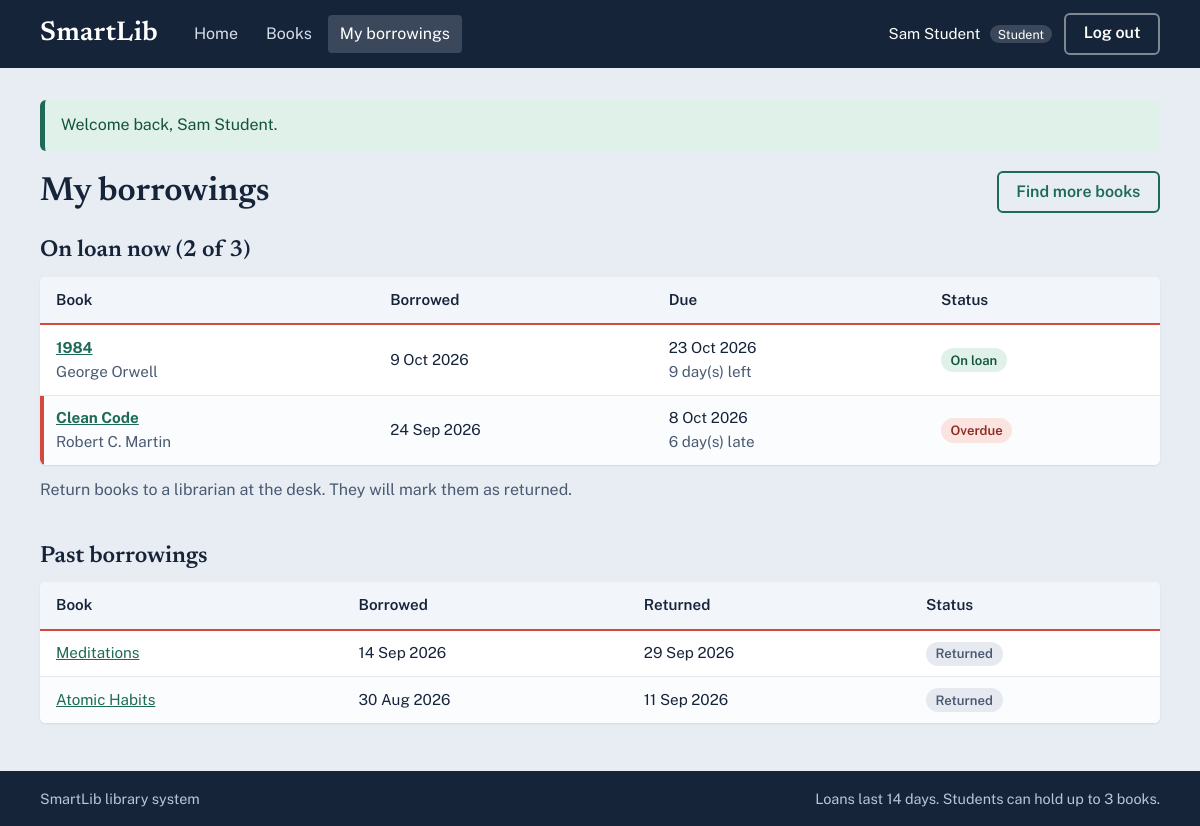
Page /my-borrowings.php (signed in) on the committed database.
### tables this page shows
CREATE TABLE borrowings (
  id          INT AUTO_INCREMENT PRIMARY KEY,
   
  user_id     INT NOT NULL,
   
  book_id     INT NOT NULL,
   
  borrow_date DATE NOT NULL,
   
  due_date    DATE NOT NULL,
   
  return_date DATE NULL,
   
  status      ENUM('borrowed','returned') NOT NULL DEFAULT 'borrowed',
   
  CONSTRAINT fk_borrow_user FOREIGN KEY (user_id) REFERENCES users(id),
  CONSTRAINT fk_borrow_book FOREIGN KEY (book_id) REFERENCES books(id)
);

CREATE TABLE books (
  id               INT AUTO_INCREMENT PRIMARY KEY,
  title            VARCHAR(200) NOT NULL,
   
  author_id        INT NOT NULL,
   
  category_id      INT NOT NULL,
   
  year_published   SMALLINT NULL,
   
  description      TEXT NULL,
   
  total_copies     INT NOT NULL DEFAULT 1,
   
  available_copies INT NOT NULL DEFAULT 1,
  created_at       TIMESTAMP NOT NULL DEFAULT CURRENT_TIMESTAMP,
   
  CONSTRAINT fk_books_author   FOREIGN KEY (author_id)   REFERENCES authors(id),
   
  CONSTRAINT fk_books_category FOREIGN KEY (category_id) REFERENCES categories(id),
   
  CONSTRAINT chk_copies CHECK (available_copies >= 0 AND available_copies <= total_copies)
);

CREATE TABLE authors (
  id   INT AUTO_INCREMENT PRIMARY KEY,
  name VARCHAR(100) NOT NULL UNIQUE
);

### includes/init.php (called while the page is built, shortened)
<?php
function e($value): string
{
    return htmlspecialchars((string) $value, ENT_QUOTES, 'UTF-8');
}
function url(string $path = ''): string
{
    return BASE_URL . '/' . ltrim($path, '/');
}
function fmt_date(?string $date): string
{
    return $date ? date('j M Y', strtotime($date)) : '-';
}
require_once __DIR__ . '/components.php';

### my-borrowings.php (the view, shortened to what this page needs)
<?php
require __DIR__ . '/includes/init.php';
$stmt = $pdo->prepare("SELECT br.*, b.title, b.id AS book_id, a.name AS author_name,
                              (br.status = 'borrowed' AND br.due_date < CURDATE()) AS is_overdue,
                              DATEDIFF(br.due_date, CURDATE()) AS days_left
                       FROM borrowings br
                       JOIN books b ON b.id = br.book_id
                       JOIN authors a ON a.id = b.author_id
                       WHERE br.user_id = ?
                       ORDER BY br.status = 'borrowed' DESC, br.borrow_date DESC, br.id DESC");
$stmt->execute([$_SESSION['user_id']]);
$rows = $stmt->fetchAll();
$current = array_filter($rows, fn($r) => $r['status'] === 'borrowed');
$history = array_filter($rows, fn($r) => $r['status'] === 'returned');
require __DIR__ . '/includes/header.php';
?>
<div class="page-head">
    <h1>My borrowings</h1>
    <a class="btn btn-outline" href="<?= e(url('books.php')) ?>">Find more books</a>
</div>
<h2>On loan now (<?= count($current) ?> of <?= MAX_ACTIVE_LOANS ?>)</h2>
<?php if (!$current): ?>
    <div class="empty"><p>You have no books on loan.</p><a href="<?= e(url('books.php')) ?>">Browse the catalogue</a></div>
<?php else: ?>
    <div class="table-wrap">
    <table class="table">
        <thead><tr><th>Book</th><th>Borrowed</th><th>Due</th><th>Status</th></tr></thead>
        <tbody>
        <?php foreach ($current as $r): ?>
            <tr class="<?= $r['is_overdue'] ? 'row-late' : '' ?>">
                <td><a href="<?= e(url('book.php?id=' . (int) $r['book_id'])) ?>"><strong><?= e($r['title']) ?></strong></a><br><span class="muted"><?= e($r['author_name']) ?></span></td>
                <td><?= e(fmt_date($r['borrow_date'])) ?></td>
                <td><?= e(fmt_date($r['due_date'])) ?>
                    <br><span class="muted"><?= $r['is_overdue'] ? abs((int) $r['days_left']) . ' day(s) late' : ((int) $r['days_left'] === 0 ? 'due today' : (int) $r['days_left'] . ' day(s) left') ?></span></td>
                <td><?= loan_badge($r) ?></td>
            </tr>
        <?php endforeach; ?>
        </tbody>
    </table>
    </div>
    <p class="muted" style="margin-top:.75rem">Return books to a librarian at the desk. They will mark them as returned.</p>
<?php endif; ?>
<section class="section">
    <h2>Past borrowings</h2>
    <?php if (!$history): ?>
        <div class="empty">Nothing returned yet.</div>
    <?php else: ?>
        <div class="table-wrap">
        <table class="table">
            <thead><tr><th>Book</th><th>Borrowed</th><th>Returned</th><th>Status</th></tr></thead>
            <tbody>
            <?php foreach ($history as $r): ?>
                <tr>
                    <td><a href="<?= e(url('book.php?id=' . (int) $r['book_id'])) ?>"><?= e($r['title']) ?></a></td>
                    <td><?= e(fmt_date($r['borrow_date'])) ?></td>
                    <td><?= e(fmt_date($r['return_date'])) ?></td>
                    <td><?= loan_badge($r) ?></td>
                </tr>
            <?php endforeach; ?>
            </tbody>
        </table>
        </div>
    <?php endif; ?>
</section>
<?php require __DIR__ . '/includes/footer.php'; ?>

### includes/components.php (shortened to what this page needs)
    <?php
function loan_badge(array $row): string
{
    if ($row['status'] === 'returned') {
        return '<span class="chip chip-muted">Returned</span>';
    }
    return !empty($row['is_overdue'])
        ? '<span class="chip chip-out">Overdue</span>'
        : '<span class="chip chip-ok">On loan</span>';
}

### css/style.css (style rules this page uses)
:root { --ink: #16243a; --ink-soft: #4a5a72; --shelf: #e8edf3; --paper: #ffffff; --rule: #c3d6ea; --margin: #d4493e; --pine: #1d6b57; --pine-dark: #15503f; --brass: #b8892b; --line: #d5dde8; --ok-bg: #dff1e9; --ok-fg: #14543f; --bad-bg: #fbe3e0; --bad-fg: #8f2a21; --font-display: "Newsreader", Georgia, "Times New Roman", serif; --font-body: "Public Sans", system-ui, -apple-system, "Segoe UI", Arial, sans-serif; }
*, *::before, *::after { box-sizing: border-box; }
html { -webkit-text-size-adjust: 100%; }
body { margin: 0; background: var(--shelf); color: var(--ink); font-family: var(--font-body); font-size: 1rem; line-height: 1.6; min-height: 100vh; display: flex; flex-direction: column; }
h1, h2, h3 { font-family: var(--font-display); font-weight: 600; line-height: 1.2; margin: 0 0 .5em; }
h1 { font-size: 2.1rem; }
h2 { font-size: 1.45rem; }
p { margin: 0 0 1em; }
a { color: var(--pine); }
.btn { display: inline-block; font: inherit; font-weight: 600; cursor: pointer; padding: .55rem 1.1rem; border-radius: 6px; border: 2px solid transparent; text-decoration: none; line-height: 1.3; text-align: center; }
.btn-outline { background: transparent; color: var(--pine); border-color: var(--pine); }
.chip { display: inline-block; font-size: .82rem; font-weight: 600; padding: .1rem .6rem; border-radius: 99px; white-space: nowrap; }
.chip-ok { background: var(--ok-bg); color: var(--ok-fg); }
.chip-out { background: var(--bad-bg); color: var(--bad-fg); }
.chip-muted { background: #e6eaf0; color: var(--ink-soft); }
.section { margin-top: 2.5rem; }
.page-head { display: flex; align-items: center; justify-content: space-between; gap: 1rem; margin-bottom: 1.5rem; flex-wrap: wrap; }
.page-head h1 { margin: 0; }
.muted { color: var(--ink-soft); }
.table-wrap { overflow-x: auto; background: var(--paper); border-radius: 6px; box-shadow: 0 1px 2px rgba(22,36,58,.1); }
.table { width: 100%; border-collapse: collapse; font-size: .95rem; }
.table th { text-align: left; padding: .7rem 1rem; background: #f2f5f9; border-bottom: 2px solid var(--margin); font-weight: 600; white-space: nowrap; }
.table td { padding: .65rem 1rem; border-bottom: 1px solid #e4e9f0; vertical-align: middle; }
.table tbody tr:nth-child(even) { background: #fafcfe; }
.table tr:last-child td { border-bottom: 0; }
.row-late td:first-child { box-shadow: inset 4px 0 0 var(--margin); }

### rows in the picture
borrowings: book.title "1984", authors.name "George Orwell", borrow_date "9 Oct 2026", due_date "23 Oct 2026", days_left "9", shows "On loan"
borrowings: book.title "Clean Code", authors.name "Robert C. Martin", borrow_date "24 Sep 2026", due_date "8 Oct 2026", days_left "6", shows "Overdue"
borrowings: book.title "Meditations", borrow_date "14 Sep 2026", return_date "29 Sep 2026", status "Returned"
borrowings: book.title "Atomic Habits", borrow_date "30 Aug 2026", return_date "11 Sep 2026", status "Returned"

### other values in the picture
$label "Home Books My borrowings"
$_SESSION['name'] "Sam Student"
$role "Student"
$f['msg'] "Welcome back, Sam Student."
count($current) "2"
MAX_ACTIVE_LOANS "3"
LOAN_DAYS "14"
